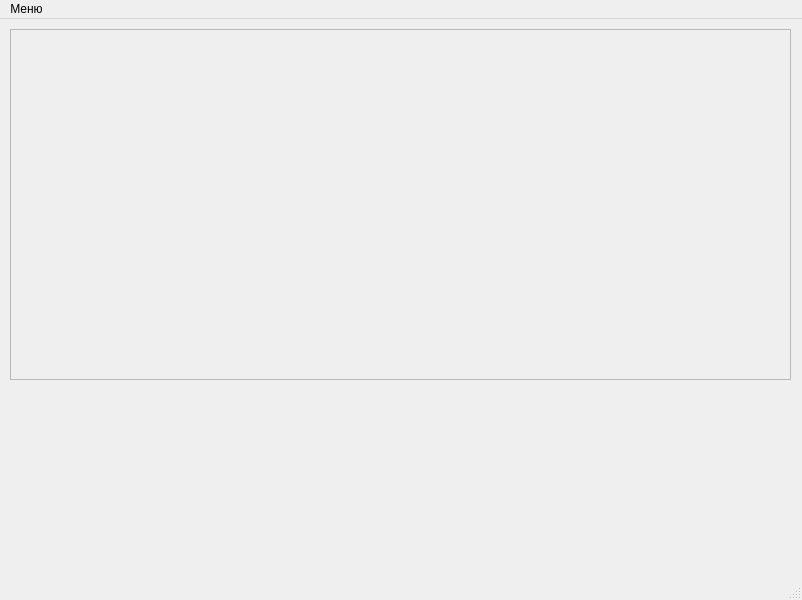
<?xml version="1.0" encoding="UTF-8"?>
<ui version="4.0">
 <class>TimirbaevMainWindow</class>
 <widget class="QMainWindow" name="TimirbaevMainWindow">
  <property name="geometry">
   <rect>
    <x>0</x>
    <y>0</y>
    <width>802</width>
    <height>600</height>
   </rect>
  </property>
  <property name="windowTitle">
   <string>TimirbaevMainWindow</string>
  </property>
  <widget class="QWidget" name="centralwidget">
   <widget class="QScrollArea" name="scrollArea">
    <property name="geometry">
     <rect>
      <x>10</x>
      <y>10</y>
      <width>781</width>
      <height>351</height>
     </rect>
    </property>
    <property name="widgetResizable">
     <bool>true</bool>
    </property>
    <widget class="QWidget" name="scrollAreaWidgetContents">
     <property name="geometry">
      <rect>
       <x>0</x>
       <y>0</y>
       <width>779</width>
       <height>349</height>
      </rect>
     </property>
    </widget>
   </widget>
  </widget>
  <widget class="QMenuBar" name="menubar">
   <property name="geometry">
    <rect>
     <x>0</x>
     <y>0</y>
     <width>802</width>
     <height>25</height>
    </rect>
   </property>
   <widget class="QMenu" name="menu">
    <property name="title">
     <string>Меню</string>
    </property>
    <addaction name="actionLoad"/>
    <addaction name="actionSave"/>
    <addaction name="actionClear"/>
   </widget>
   <addaction name="menu"/>
  </widget>
  <widget class="QStatusBar" name="statusbar"/>
  <action name="actionLoad">
   <property name="text">
    <string>Загрузить</string>
   </property>
  </action>
  <action name="actionSave">
   <property name="text">
    <string>Сохранить</string>
   </property>
  </action>
  <action name="actionClear">
   <property name="text">
    <string>Очистить</string>
   </property>
  </action>
 </widget>
 <resources/>
 <connections/>
</ui>
